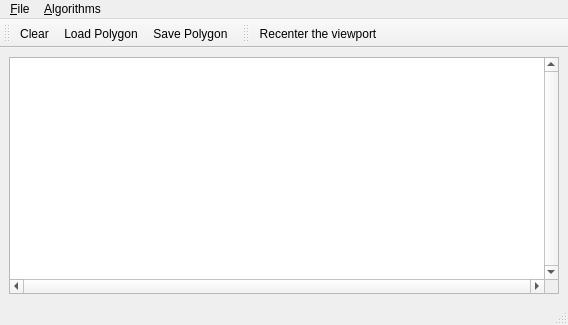
<?xml version="1.0" encoding="UTF-8"?>
<ui version="4.0">
 <author>Suraj Yadav</author>
 <class>PolygonWindow</class>
 <widget class="QMainWindow" name="PolygonWindow">
  <property name="geometry">
   <rect>
    <x>0</x>
    <y>0</y>
    <width>568</width>
    <height>325</height>
   </rect>
  </property>
  <property name="windowTitle">
   <string>CGAL 2D Polygon</string>
  </property>
  <property name="windowIcon">
   <iconset resource="C:/ExtLibs/CGAL-4.9/demo/resources/CGAL.qrc">
    <normaloff>:/cgal/logos/cgal_icon</normaloff>:/cgal/logos/cgal_icon</iconset>
  </property>
  <widget class="QWidget" name="centralwidget">
   <layout class="QHBoxLayout">
    <item>
     <widget class="QSplitter" name="splitter">
      <property name="orientation">
       <enum>Qt::Horizontal</enum>
      </property>
      <widget class="QGraphicsView" name="graphicsView">
       <property name="sizePolicy">
        <sizepolicy hsizetype="Expanding" vsizetype="Expanding">
         <horstretch>2</horstretch>
         <verstretch>0</verstretch>
        </sizepolicy>
       </property>
       <property name="focusPolicy">
        <enum>Qt::StrongFocus</enum>
       </property>
       <property name="verticalScrollBarPolicy">
        <enum>Qt::ScrollBarAlwaysOn</enum>
       </property>
       <property name="horizontalScrollBarPolicy">
        <enum>Qt::ScrollBarAlwaysOn</enum>
       </property>
       <property name="transformationAnchor">
        <enum>QGraphicsView::NoAnchor</enum>
       </property>
      </widget>
     </widget>
    </item>
   </layout>
  </widget>
  <widget class="QStatusBar" name="statusbar"/>
  <widget class="QToolBar" name="fileToolBar">
   <property name="windowTitle">
    <string>File Tools</string>
   </property>
   <attribute name="toolBarArea">
    <enum>TopToolBarArea</enum>
   </attribute>
   <attribute name="toolBarBreak">
    <bool>false</bool>
   </attribute>
   <addaction name="actionClear"/>
   <addaction name="actionLoadPolygon"/>
   <addaction name="actionSavePolygon"/>
  </widget>
  <widget class="QToolBar" name="toolBar">
   <property name="windowTitle">
    <string>Visualization Tools</string>
   </property>
   <attribute name="toolBarArea">
    <enum>TopToolBarArea</enum>
   </attribute>
   <attribute name="toolBarBreak">
    <bool>false</bool>
   </attribute>
   <addaction name="actionRecenter"/>
  </widget>
  <widget class="QMenuBar" name="menubar">
   <property name="geometry">
    <rect>
     <x>0</x>
     <y>0</y>
     <width>568</width>
     <height>26</height>
    </rect>
   </property>
   <widget class="QMenu" name="menuFile">
    <property name="title">
     <string>&amp;File</string>
    </property>
    <addaction name="separator"/>
    <addaction name="actionClear"/>
    <addaction name="actionLoadPolygon"/>
    <addaction name="actionSavePolygon"/>
    <addaction name="action_Export_SVG"/>
    <addaction name="separator"/>
    <addaction name="actionQuit"/>
   </widget>
   <widget class="QMenu" name="menuTools">
    <property name="title">
     <string>&amp;Algorithms</string>
    </property>
    <addaction name="separator"/>
    <addaction name="actionRecenter"/>
   </widget>
   <addaction name="menuFile"/>
   <addaction name="menuTools"/>
  </widget>
  <action name="actionAbout">
   <property name="text">
    <string>&amp;About</string>
   </property>
  </action>
  <action name="actionAboutCGAL">
   <property name="text">
    <string>About &amp;CGAL</string>
   </property>
  </action>
  <action name="actionQuit">
   <property name="text">
    <string>&amp;Quit</string>
   </property>
   <property name="shortcut">
    <string>Ctrl+Q</string>
   </property>
  </action>
  <action name="actionClear">
   <property name="icon">
    <iconset resource="C:/ExtLibs/CGAL-4.9/demo/icons/File.qrc">
     <normaloff>:/cgal/fileToolbar/fileNew.png</normaloff>:/cgal/fileToolbar/fileNew.png</iconset>
   </property>
   <property name="text">
    <string>&amp;Clear</string>
   </property>
   <property name="shortcut">
    <string>Ctrl+C</string>
   </property>
  </action>
  <action name="actionLoadPolygon">
   <property name="icon">
    <iconset resource="C:/ExtLibs/CGAL-4.9/demo/icons/File.qrc">
     <normaloff>:/cgal/fileToolbar/fileOpen.png</normaloff>:/cgal/fileToolbar/fileOpen.png</iconset>
   </property>
   <property name="text">
    <string>&amp;Load Polygon</string>
   </property>
   <property name="shortcut">
    <string>Ctrl+L</string>
   </property>
  </action>
  <action name="actionSavePolygon">
   <property name="icon">
    <iconset resource="C:/ExtLibs/CGAL-4.9/demo/icons/File.qrc">
     <normaloff>:/cgal/fileToolbar/fileSave.png</normaloff>:/cgal/fileToolbar/fileSave.png</iconset>
   </property>
   <property name="text">
    <string>&amp;Save Polygon</string>
   </property>
   <property name="shortcut">
    <string>Ctrl+S</string>
   </property>
  </action>
  <action name="actionRecenter">
   <property name="icon">
    <iconset>
     <normaloff>:/cgal/Input/zoom-best-fit</normaloff>:/cgal/Input/zoom-best-fit</iconset>
   </property>
   <property name="text">
    <string>Re&amp;center the viewport</string>
   </property>
   <property name="shortcut">
    <string>Ctrl+R</string>
   </property>
  </action>
  <action name="actionCreateInputPolygon">
   <property name="checkable">
    <bool>true</bool>
   </property>
   <property name="text">
    <string>Create Input Polygon</string>
   </property>
  </action>
  <action name="action_Export_SVG">
   <property name="text">
    <string>&amp;Export SVG...</string>
   </property>
  </action>
 </widget>
 <resources>
  <include location="Polygon.qrc"/>
  <include location="C:/ExtLibs/CGAL-4.9/demo/icons/File.qrc"/>
  <include location="C:/ExtLibs/CGAL-4.9/demo/resources/CGAL.qrc"/>
  <include location="C:/ExtLibs/CGAL-4.9/demo/icons/File.qrc"/>
 </resources>
 <connections/>
</ui>
